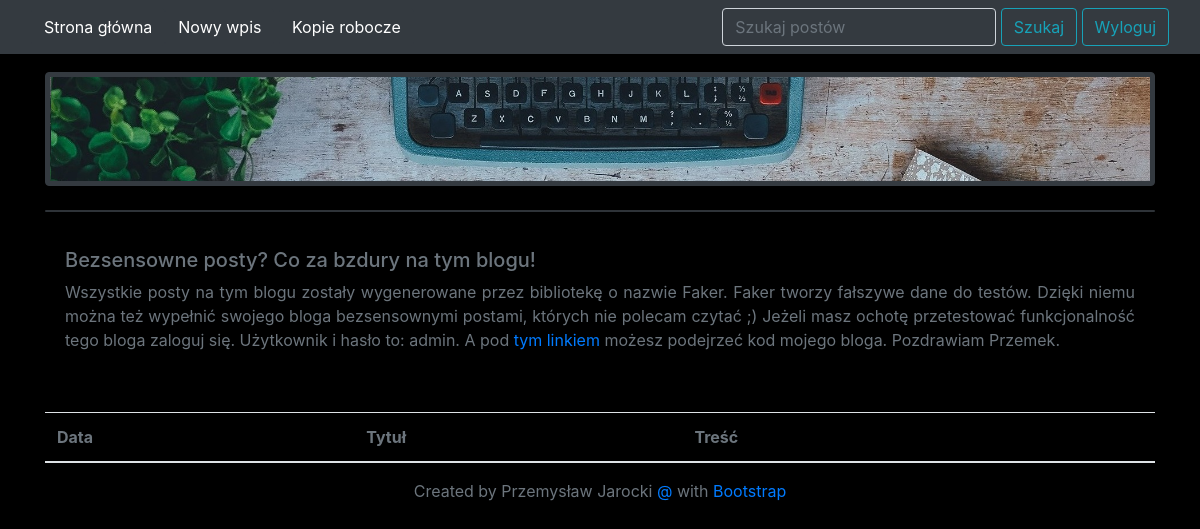
Before: /drafts/ (signed in) with the older database file.
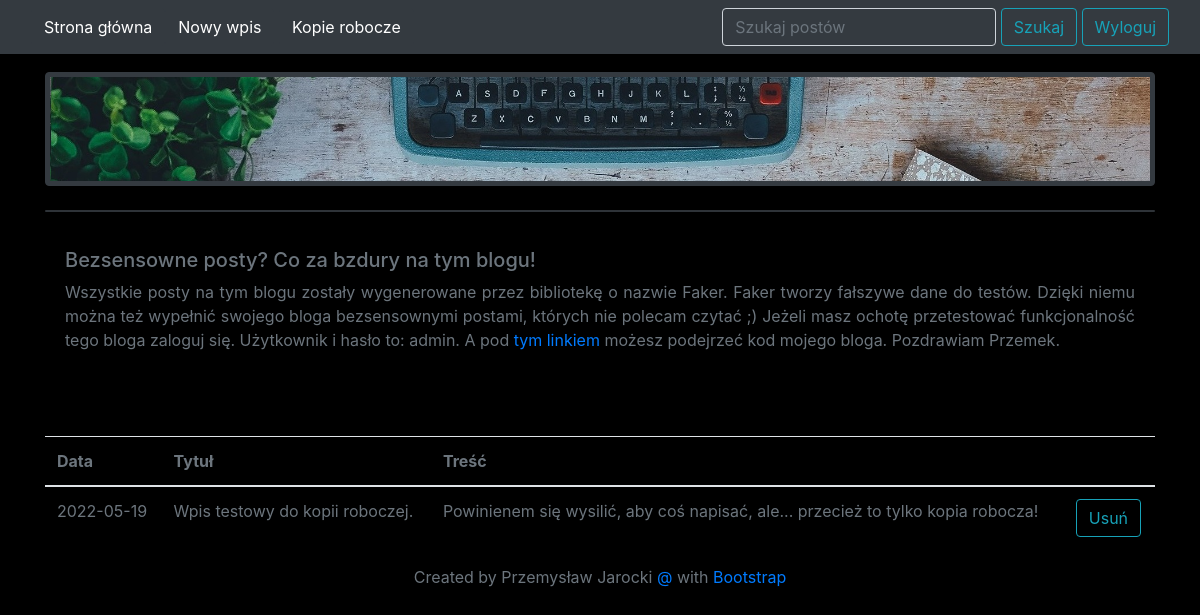
After: the same page with the newer database file.
### blog/models.py (models this page shows)
class Entry(db.Model):
   id = db.Column(db.Integer, primary_key=True)
   title = db.Column(db.String(80), nullable=False)
   body = db.Column(db.Text, nullable=False)
   pub_date = db.Column(db.DateTime, nullable=False,
       default=datetime.datetime.now)
   is_published = db.Column(db.Boolean, default=False)
   comments = db.relationship("Comment", backref="entry", lazy="dynamic")

### blog/routes.py (the view)
@app.route("/drafts/", methods=['GET'])
@login_required
def list_drafts():
   drafts = Entry.query.filter_by(is_published=False).order_by(Entry.pub_date.desc())
   return render_template("drafts.html", drafts=drafts)

### blog/routes.py (called while the page is built)
def login_required(view_func):
   @functools.wraps(view_func)
   def check_permissions(*args, **kwargs):
       if session.get('logged_in'):
           return view_func(*args, **kwargs)
       return redirect(url_for('login', next=request.path))
   return check_permissions

### blog/templates/drafts.html (shortened to what this page needs)
{% extends "base.html" %}
{% block content %}
<table class="table">
<thead>
<tr class="text-secondary">
<th scope="col">Data</th>
<th scope="col">Tytuł</th>
<th scope="col">Treść</th>
<th scope="col"></th>
</tr>
</thead>
<tbody>
{% for post in drafts %}
<tr>
<td class="text-secondary">
{{ post.pub_date.strftime('%Y-%m-%d') }}
<td>
<a class="text-secondary" href="{{ url_for('edit_entry', entry_id=post.id) }}">
{{ post.title }}
</a>
</td>
<td class="text-secondary">{{ post.body|truncate(100, true) }}
</td>
<td><a class="btn btn-outline-info" href="{{ url_for('delete_entry', entry_id=post.id) }}">Usuń </a></td>
</tr>
{% endfor %}
</tbody>
</table>
{% endblock %}

Changed rows visible on the page:
added Entry: pub_date "2022-05-19", title "Wpis testowy do kopii roboczej.", body "Powinienem się wysilić, aby coś napisać, ale... przecież to tylko kopia robocza!"
